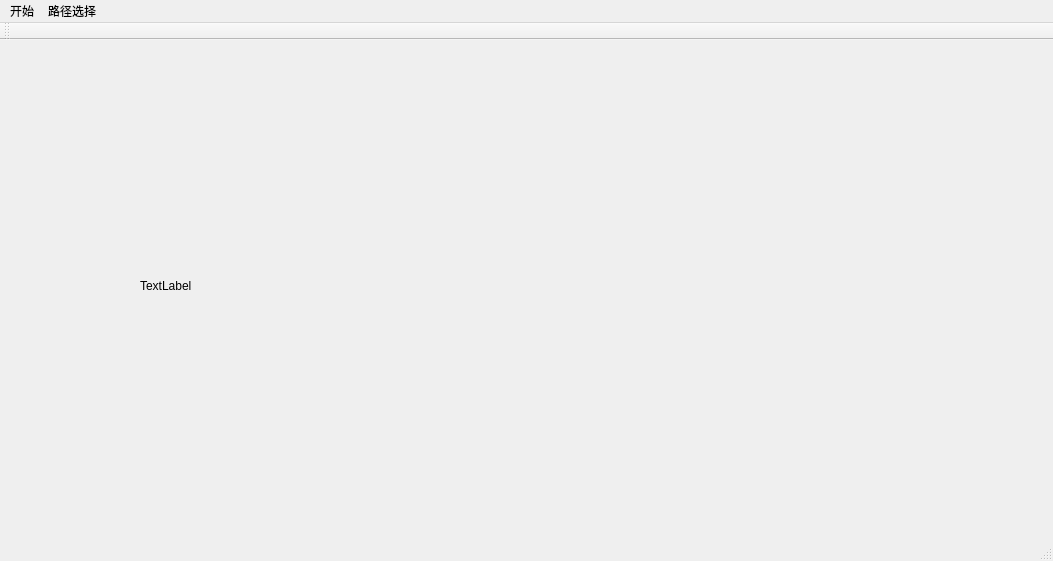
<?xml version="1.0" encoding="UTF-8"?>
<ui version="4.0">
 <class>Demonstration_Window</class>
 <widget class="QMainWindow" name="Demonstration_Window">
  <property name="geometry">
   <rect>
    <x>0</x>
    <y>0</y>
    <width>1053</width>
    <height>561</height>
   </rect>
  </property>
  <property name="windowTitle">
   <string>Demonstration_Window</string>
  </property>
  <widget class="QWidget" name="centralWidget">
   <widget class="QLabel" name="pic_label">
    <property name="geometry">
     <rect>
      <x>140</x>
      <y>220</y>
      <width>171</width>
      <height>51</height>
     </rect>
    </property>
    <property name="text">
     <string>TextLabel</string>
    </property>
   </widget>
  </widget>
  <widget class="QMenuBar" name="menuBar">
   <property name="geometry">
    <rect>
     <x>0</x>
     <y>0</y>
     <width>1053</width>
     <height>26</height>
    </rect>
   </property>
   <widget class="QMenu" name="menu">
    <property name="title">
     <string>开始</string>
    </property>
    <addaction name="actionstart"/>
    <addaction name="actionstop"/>
   </widget>
   <widget class="QMenu" name="menu_2">
    <property name="title">
     <string>路径选择</string>
    </property>
    <addaction name="actionpath1"/>
    <addaction name="actionpath2"/>
   </widget>
   <addaction name="menu"/>
   <addaction name="menu_2"/>
  </widget>
  <widget class="QToolBar" name="mainToolBar">
   <attribute name="toolBarArea">
    <enum>TopToolBarArea</enum>
   </attribute>
   <attribute name="toolBarBreak">
    <bool>false</bool>
   </attribute>
  </widget>
  <widget class="QStatusBar" name="statusBar"/>
  <action name="actionstart">
   <property name="text">
    <string>start</string>
   </property>
  </action>
  <action name="actionstop">
   <property name="text">
    <string>stop</string>
   </property>
  </action>
  <action name="actionpath1">
   <property name="text">
    <string>path1</string>
   </property>
  </action>
  <action name="actionpath2">
   <property name="text">
    <string>path2</string>
   </property>
  </action>
 </widget>
 <layoutdefault spacing="6" margin="11"/>
 <resources/>
 <connections/>
</ui>
